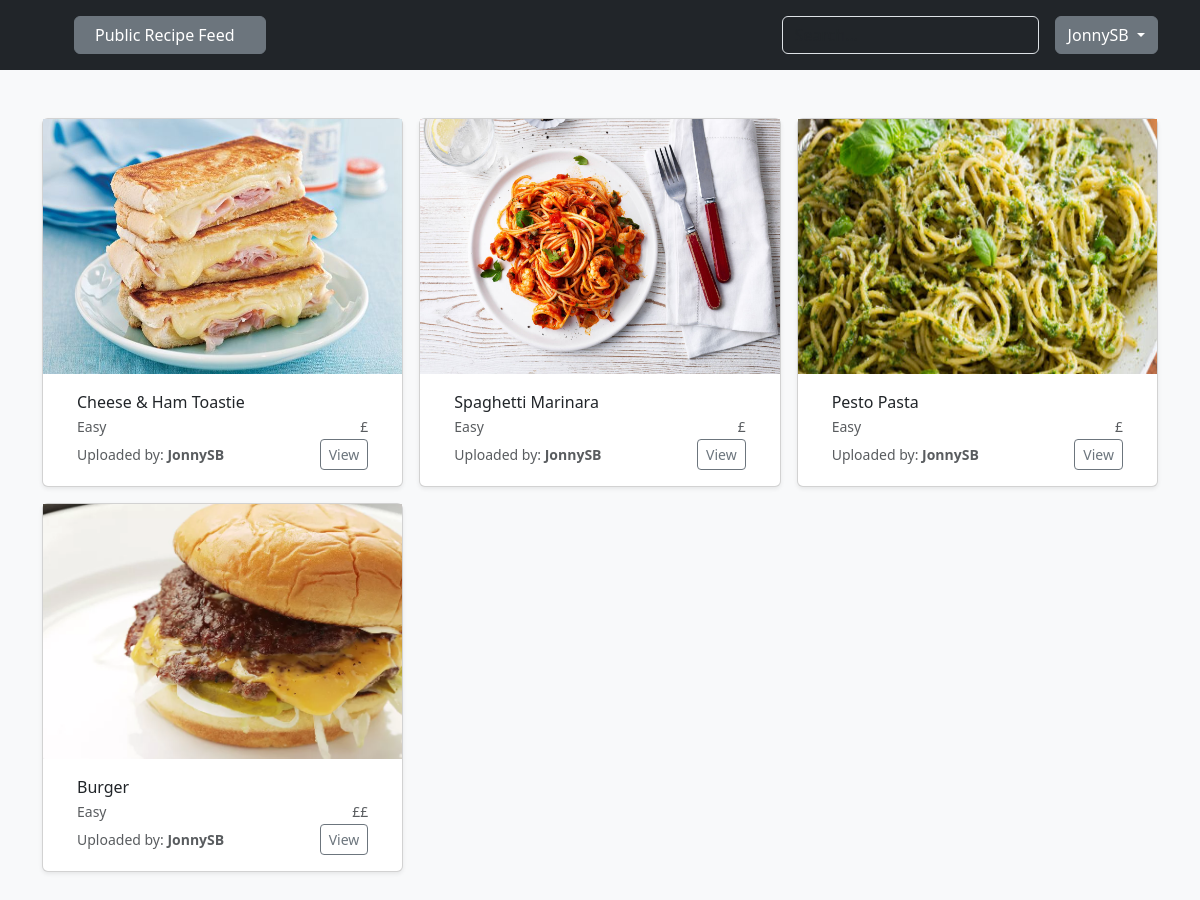
/recipes/ (signed in), run on the app's committed database.
### recipes/models.py (models this page shows)
class Recipe(models.Model):
    recipe_name = models.CharField(max_length=200)
    recipe_image = models.ImageField(upload_to=recipe_image_file_path)
    MEAL_TIME_CHOICES = [
        ('b','Breakfast'),
        ('l','Lunch'),
        ('d','Dinner'),
        ('s','Snack'),
    ]
    meal_time = models.CharField(max_length=1, choices=MEAL_TIME_CHOICES)
    ingredients = models.ManyToManyField('Ingredient')
    COST_CHOICES = [
        ('1','£'),
        ('2','££'),
        ('3','£££'),
        ('4','££££'),
    ]
    cost = models.CharField(max_length=1, choices=COST_CHOICES)
    instructions = models.TextField(max_length=800)
    DIFFICULTY_CHOICES = [
        ('e','Easy'),
        ('m','Medium'),
        ('d','Difficult'),
        ('p','Pro'),
    ]
    difficulty_level = models.CharField(max_length=1,
                                        choices=DIFFICULTY_CHOICES)
    tags = models.ManyToManyField('Tag')
    recipe_author = models.ForeignKey(User, on_delete=models.CASCADE)
    uploaded_date = models.DateField(auto_now_add=True)
    VISIBILITY_CHOICES = [
        ('pr','Private'),
        ('pu','Public'),
    ]
    visibility = models.CharField(max_length=2,choices=VISIBILITY_CHOICES)

### recipes/views.py (the view)
# urls.py: path('',views.index,name='home')
def index(request):
    all_recipes = Recipe.objects.all()
    context = {'recipes':all_recipes}
    return render(request,'recipes/index.html',context=context)

### recipes/templates/recipes/index.html (shortened to what this page needs)
{% extends 'base.html' %}
{% block  content %}
<div class="album py-5 bg-body-tertiary">
    <div class="container">
        <div class="row row-cols-1 row-cols-sm-2 row-cols-md-3 g-3">
            {% for recipe in recipes %}
            <div class="col">
                <div class="card shadow-sm">
                    <img src="{{recipe.recipe_image.url}}" width="100%" height="255" object-fit="cover">
                    <div class="card-body increase_card_text_padding">
                        <p class="card-text reduce_bottom_margin">{{recipe.recipe_name}}</p>
                        <div class="d-flex justify-content-between align-items-center" style="font-size: 14px;">
                            <p class="text-body-secondary reduce_bottom_margin">{{recipe.get_difficulty_level_display}}</p>
                            <p class="text-body-secondary reduce_bottom_margin">{{recipe.get_cost_display}}</p>
                        </div>
                        <div class="d-flex justify-content-between align-items-center">
                            <small class="text-body-secondary">Uploaded by: <span class="recipe-card-author">{{recipe.recipe_author}}</span></small>
                            <div class="btn-group">
                                <button type="button" class="btn btn-sm btn-outline-secondary">View</button>
                            </div>
                        </div>
                    </div>
                </div>
            </div>
            {% endfor %}
        </div>
    </div>
</div>
{% endblock  %}

### templates/nav_bar.html (shortened to what this page needs)
    <header class="p-3 text-bg-dark">
        <div class="container">
            <div class="d-flex flex-wrap align-items-center justify-content-center justify-content-lg-start">
                {% if user.is_authenticated %}
                    <ul class="col-12 col-lg-auto me-lg-auto mb-md-0">
                        <button type="button" class="btn btn-secondary">
                            <a href="{% url 'home' %}" class="nav-link px-2 text-white nav-bar-options">Public Recipe Feed</a>
                        </button>
                    </ul>
                    <form class="col-12 col-lg-auto mb-3 mb-lg-0 me-lg-3" role="search">
                        <input type="search" class="form-control form-control-dark text-bg-dark" placeholder="Search..." aria-label="Search">
                    </form>
                    <div class="dropdown">
                        <button class="btn btn-secondary dropdown-toggle" type="button" data-bs-toggle="dropdown" aria-expanded="false">
                            {{user}}
                        </button>
                    </div>
                {% endif %}
            </div>
        </div>
      </header>

### static/css_styles/styles.css (style rules this page uses)
.nav-bar-options { margin-right: 10px; }
.recipe-card-author { font-weight: 600; }
.reduce_bottom_margin { margin-bottom: 2px; }
.increase_card_text_padding { padding-left: 34px; padding-right: 34px; }

### data on the page
Recipe: recipe_image (picture), recipe_name "Cheese & Ham Toastie", difficulty_level "Easy", cost "£", recipe_author "JonnySB"
Recipe: recipe_image (picture), recipe_name "Spaghetti Marinara", difficulty_level "Easy", cost "£", recipe_author "JonnySB"
Recipe: recipe_image (picture), recipe_name "Pesto Pasta", difficulty_level "Easy", cost "£", recipe_author "JonnySB"
Recipe: recipe_image (picture), recipe_name "Burger", difficulty_level "Easy", cost "££", recipe_author "JonnySB"

### other printed values
{{ user }} "JonnySB"
